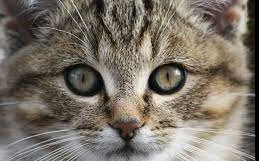
%> input picture image1.png, 259 x 161 px
$ octave main.m   (GNU Octave 9; MATLAB toolbox functions it lacks are replaced by stand-ins)
%> lines starting %> are read from the running program, lines starting %| are printed output that depends on the picture
### create_hybrid_image.m
function create_hybrid_image(imageA_path, imageB_path)
%> called with imageA_path = 'image1.png', imageB_path = 'image2.png'
    % Read the input images
    imageA = imread(imageA_path);
%> imageA is the input picture: size 161x259x3 uint8; mean R, G, B 120.6, 112.7, 101.8
    imageB = imread(imageB_path);
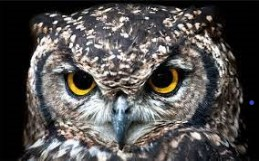
%> input picture image2.png, 259 x 161 px
%> imageB is the input picture: size 161x259x3 uint8; mean R, G, B 82.5, 79.7, 78.3

    % Convert images to grayscale if they are RGB
    if size(imageA, 3) == 3
        imageA = rgb2gray(imageA);
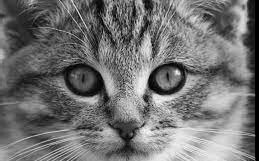
%> imageA: size 161x259 uint8; min 0, max 250, mean 113.8
    end
    if size(imageB, 3) == 3
        imageB = rgb2gray(imageB);
%> imageB: size 161x259 uint8
    end

    % Convert images to double
    imageA = im2double(imageA);
%> imageA: size 161x259 double
    imageB = im2double(imageB);
%> imageB: size 161x259 double

    % Resize images to the same size
    [rows, cols] = size(imageA);
%> rows = 161; cols = 259
    imageB = imresize(imageB, [rows, cols]);

    % Parameters for filtering
    cutoff_frequency = 1.5; % Adjust based on experiment

    % Create a low-pass filter
    low_pass_filter = fspecial('gaussian', cutoff_frequency*4+1, cutoff_frequency);

    % Apply the low-pass filter to imageA
    low_frequencies = imfilter(imageA, low_pass_filter, 'replicate');
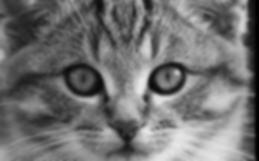
%> low_frequencies: size 161x259 double; min 0, max 0.913, mean 0.446

    % Create a high-pass filter
    high_frequencies = imageB - imfilter(imageB, low_pass_filter, 'replicate');
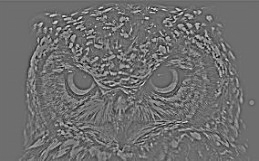
%> high_frequencies: size 161x259 double; min -0.424, max 0.554, mean -6.67e-05; drawn with min black and max white

    % Combine the two images to create the hybrid image
    hybrid_image = low_frequencies + high_frequencies;
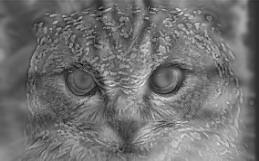
%> hybrid_image: size 161x259 double; min -0.305, max 1.38, mean 0.446; drawn with min black and max white

    % Display the results
    figure; imshow(imageA, []); title('Image A (Low Frequencies)');
    figure; imshow(imageB, []); title('Image B (High Frequencies)');
    figure; imshow(low_frequencies, []); title('Low Frequencies');
    figure; imshow(high_frequencies, []); title('High Frequencies');
    figure; imshow(hybrid_image, []); title('Hybrid Image');

    % Save the hybrid image
    imwrite(hybrid_image, 'hybrid_image.jpg');
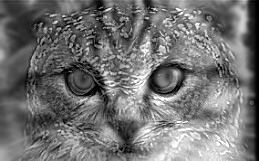
%> saved as hybrid_image.jpg: size 161x259 uint8; min 0, max 255, mean 113.8
end

### main.m
clc ;
clear ;
close all;

create_hybrid_image('image1.png', 'image2.png');
